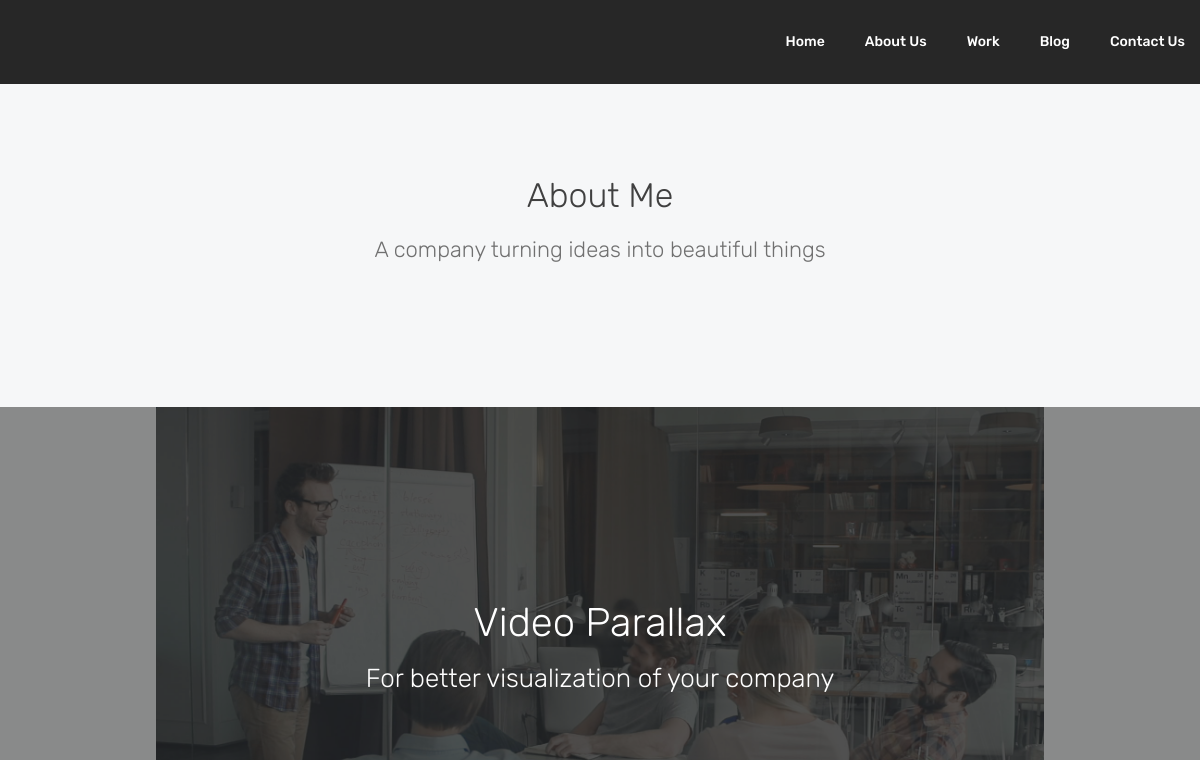
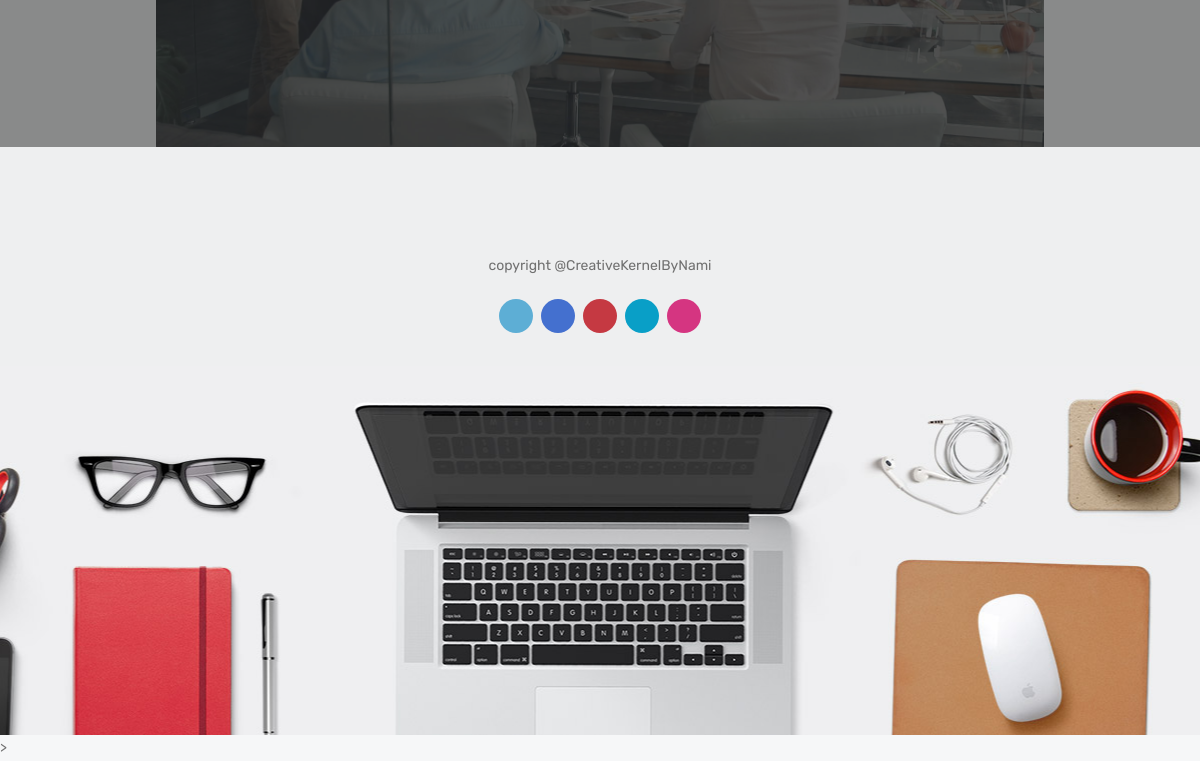
Before: /about with the older database file (2 pictures, top to bottom).
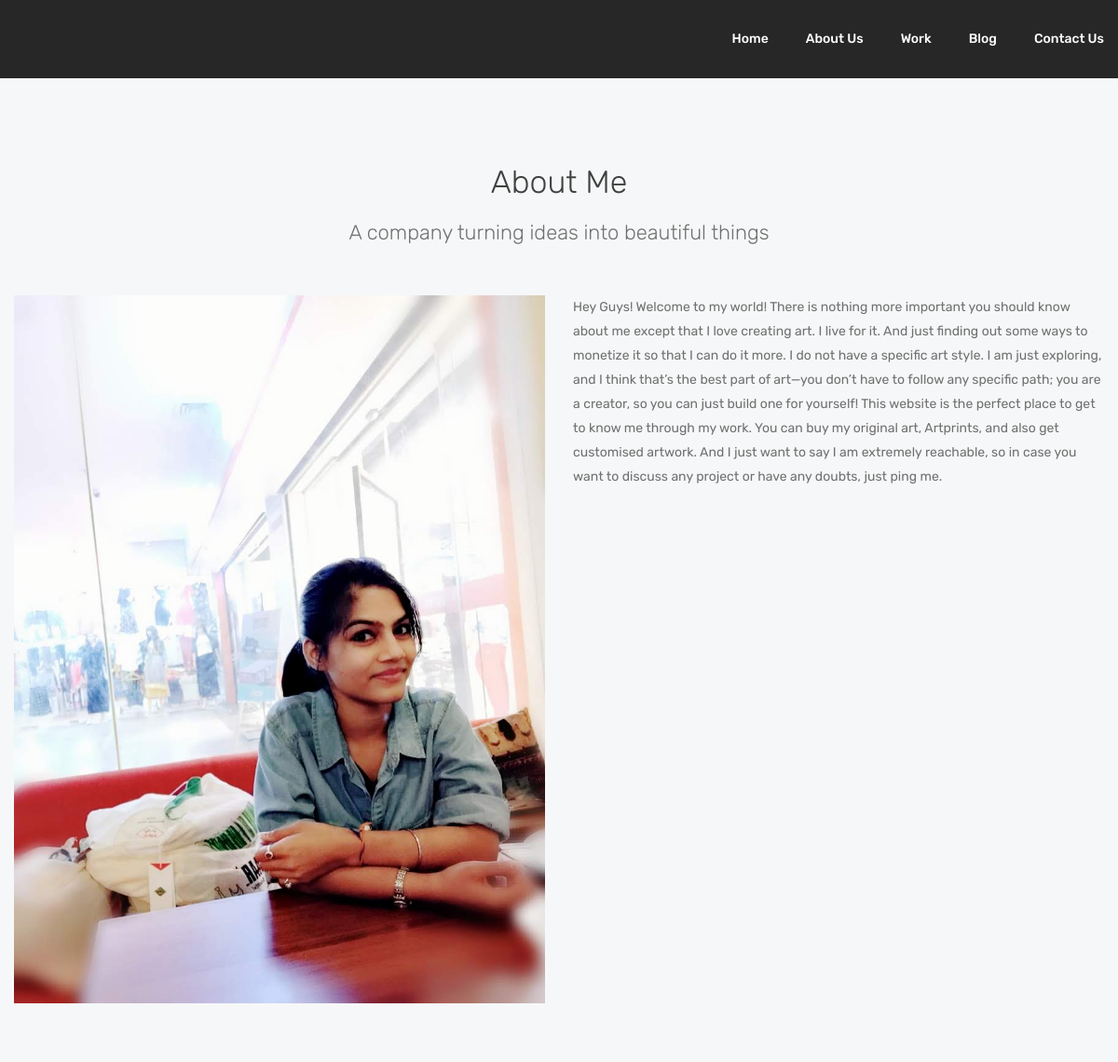
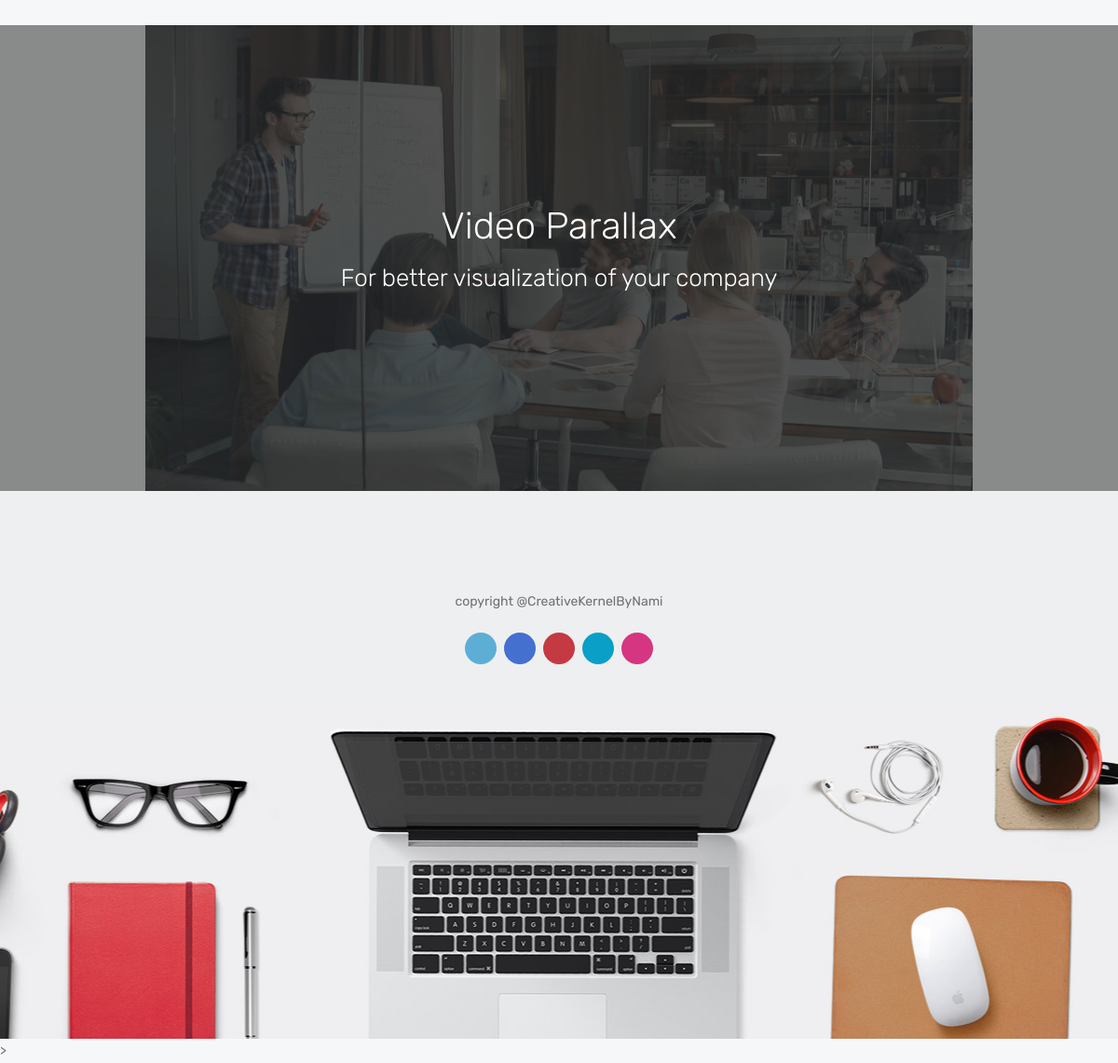
After: the same page with the newer database file (2 pictures, top to bottom).
### My_Portfolio/models.py (models this page shows)
class About(models.Model):
    img=models.FileField(null=True)
    description=models.TextField(null=True)

### My_Portfolio/views.py (the view)
# urls.py: path('about', aboutus, name='about'),
def aboutus(request):
    adata=About.objects.all()
    abdata=adata[::-1]
    aboutdata=abdata[0:1]
    d={"aboutdata":aboutdata}
    return render(request,'about.html',d)

### My_Portfolio/templates/about.html (shortened to what this page needs)
<!DOCTYPE html>
<html lang="en">
<head>
    {% load static %}
<link rel="stylesheet" type="text/css" href="{% static 'style/css/bootstrap.min.css' %}">
<link rel="stylesheet" type="text/css" href="{% static 'style/css/plugins.css' %}">
<link rel="stylesheet" type="text/css" href="{% static 'style/revolution/css/settings.css' %}">
<link rel="stylesheet" type="text/css" href="{% static 'style/revolution/css/layers.css' %}">
<link rel="stylesheet" type="text/css" href="{% static 'style/revolution/css/navigation.css' %}">
<link rel="stylesheet" type="text/css" href="{% static 'style/type/icons.css' %}">
<link rel="stylesheet" type="text/css" href="{% static 'style/css/style.css' %}">
<link rel="stylesheet" type="text/css" href="{% static 'style/css/color/blue.css' %}">
</head>
<body class="onepage" data-spy="scroll" data-target=".navbar">
<div class="content-wrapper">
  <nav class="navbar dark-wrapper inverse-text">
    <div class="container">
      <div class="flex-it">
        <div class="navbar-collapse collapse">
          <ul class="nav navbar-nav">
            <li><a href="{% url 'home' %}" class="scroll">Home</a> </li>
            <li><a href="{% url 'about' %}" class="scroll">About Us</a> </li>
            <li><a href="{% url 'work' 'all' %}" class="scroll">Work</a> </li>
            <li><a href="{% url 'blog' %}" class="scroll">Blog</a> </li>
            <li><a href="{% url 'contact' %}" class="scroll">Contact Us</a> </li>
          </ul>
        </div>
      </div>
    </div>
  </nav>
</div>
  <div class="wrapper light-wrapper">
    <div class="container inner">
      <h2 class="section-title text-center">About Me</h2>
      <p class="lead text-center">A company turning ideas into beautiful things</p>
      <div class="space30"></div>
      {% for i in aboutdata %}
      <div class="row">
        <div class="col-md-6">
          <figure><img src="{{i.img.url}}" alt=""></figure>
        </div>
        <div class="col-md-6">
        <p>   {{i.description}}</p>
        </div>
        {% endfor %}
      </div>
    </div>
  </div>
  <div class="video-parallax inverse-text" data-aos="fade">
    <div class="video-parallax-inner">
      <video preload="metadata" poster="{% static 'style/media/office.jpg' %}" playsinline autoplay muted loop>
        <source src="{% static 'style/media/office.mp4' %}" type="video/mp4">
      </video>
      <div class="content-overlay container text-center">
        <h2 class="section-title larger text-center">Video Parallax</h2>
        <p class="lead larger">For better visualization of your company</p>
      </div>
    </div>
  </div>
<footer class="gray-wrapper footer-bg footer-bg3">
  <div class="sub-footer">
    <div class="container inner pt-60 pb-30 text-center"> <img src="#" srcset="style/images/logo.png 1x, style/images/logo@2x.png 2x" alt="" />
      <div class="space20"></div>
      <p>copyright @CreativeKernelByNami</p>
      <div class="space20"></div>
      <ul class="social social-bg social-s">
        <li><a href="#"><i class="et-twitter"></i></a></li>
        <li><a href="#"><i class="et-facebook"></i></a></li>
        <li><a href="#"><i class="et-pinterest"></i></a></li>
        <li><a href="#"><i class="et-vimeo"></i></a></li>
        <li><a href="#"><i class="et-instagram"></i></a></li>
      </ul>
    </div>
  </div>
</footer>
</body>
</html>>

Changed rows visible on the page:
added About: img (picture), description "Hey Guys! Welcome to my world! There is nothing more important you should know about me except that I love creating art. I live for it. And just finding out some ways to monetize it so that I can do it more. I do not have a specific art style. I am just exploring, and I think that’s the best part of art—you don’t have to follow any specific path; you are a creator, so you can just build one for yourself! This website is the perfect place to get to know me through my work. You can buy my original art, Artprints, and also get customised artwork. And I just want to say I am extremely reachable, so in case you want to discuss any project or have any doubts, just ping me."
